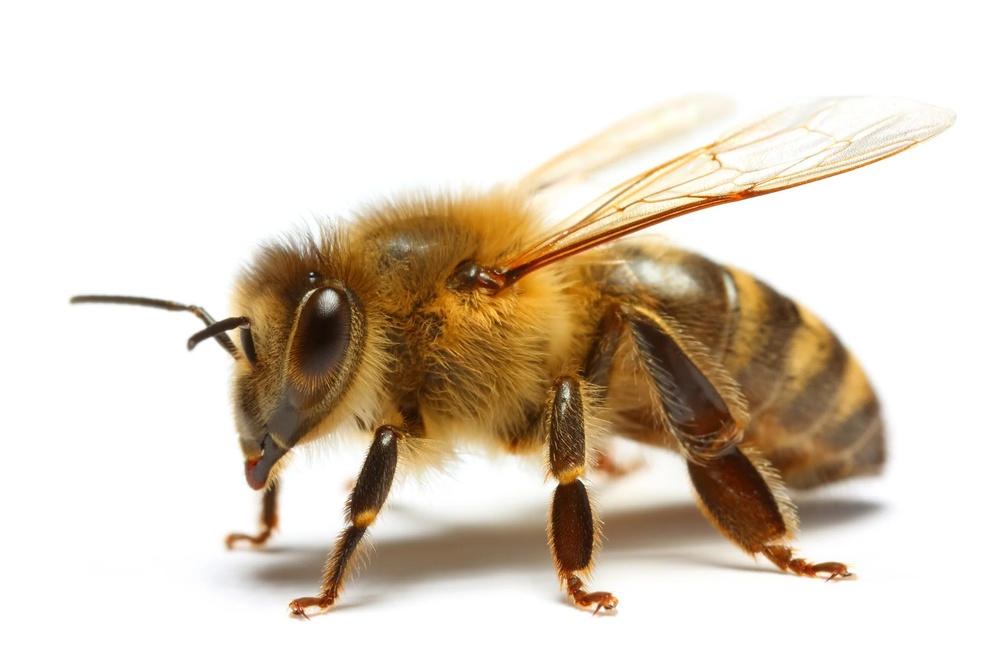
#> input picture L07_12_implementing_orb/bee.jpg, 1000 x 655 px, shrunk from 2139 x 1402 before the run
$ python visualize.py
#> lines starting #> are read from the running program, lines starting #| are printed output that depends on the picture
import cv2
import matplotlib.pyplot as plt

image = cv2.imread('bee.jpg')
#> image is the input picture: shape (655, 1000, 3); mean B, G, R 194.5, 209.1, 220.7

training_image = cv2.cvtColor(image, cv2.COLOR_BGR2RGB)

training_gray = cv2.cvtColor(training_image, cv2.COLOR_RGB2GRAY)
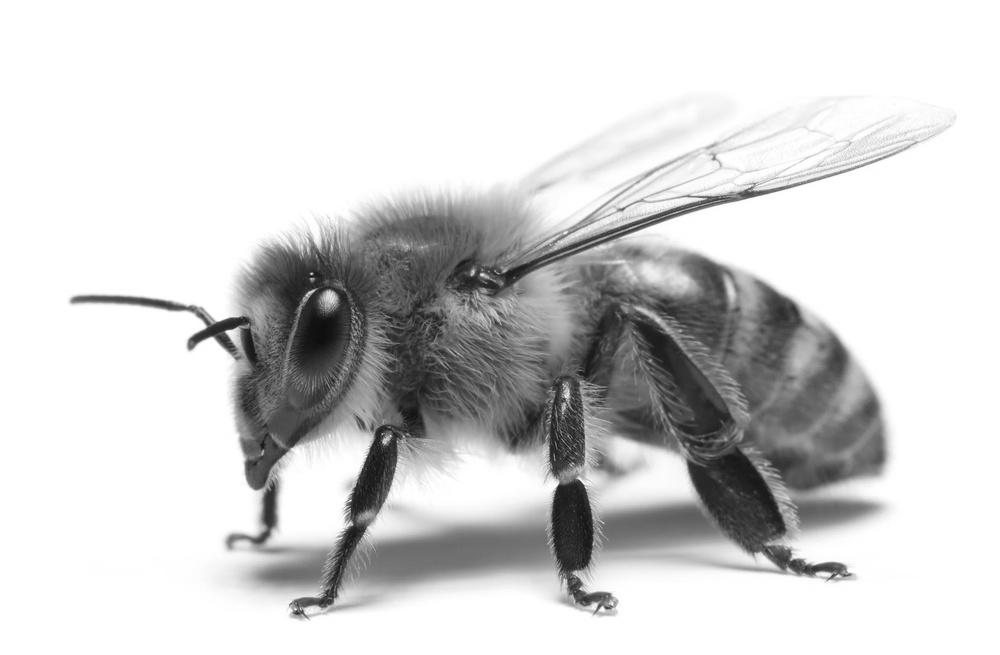
#> training_gray: shape (655, 1000); min 14, max 255, mean 210.9


plt.rcParams['figure.figsize'] = [20, 10]

# Laat de training foto zien
plt.subplot(121)
plt.title('Original Training Image')
plt.imshow(training_image)
plt.subplot(122)
plt.title('Gray Scale Training Image')
plt.imshow(training_gray, cmap = 'gray')
plt.show()
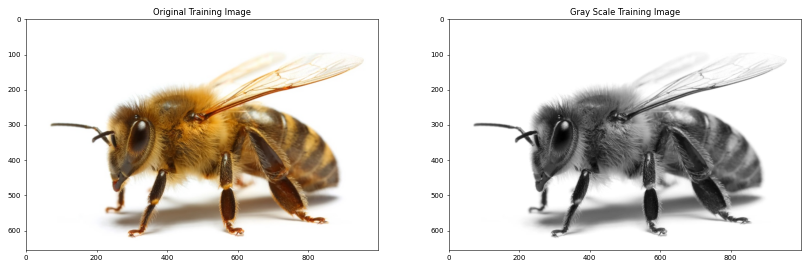
#> figure drawn by matplotlib, 2 panels
